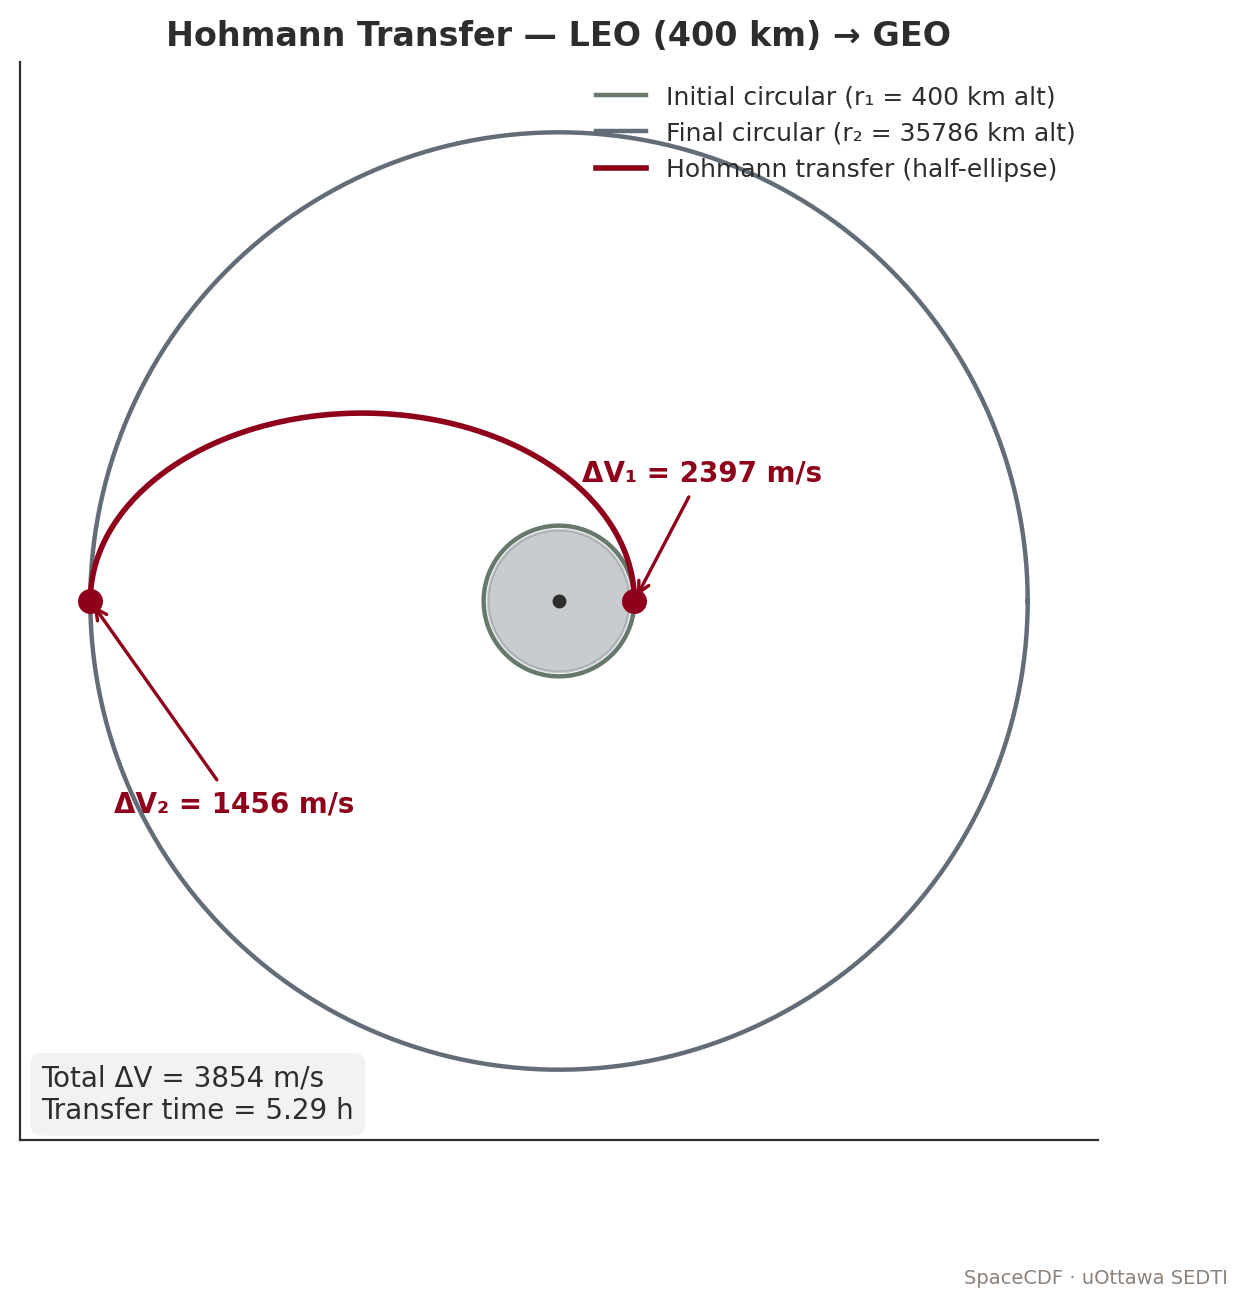

Recreate this plot in Python.
"""Sample figure: Hohmann transfer schematic with ΔV annotations."""
import numpy as np
import matplotlib.pyplot as plt
from uottawa_brand import apply_style, COLORS, add_footer

apply_style()

MU = 398_600.4418
RE = 6378.137
r1 = RE + 400      # initial circular (ISS-like)
r2 = RE + 35_786   # GEO

a_t = (r1 + r2) / 2
v1 = np.sqrt(MU / r1)
v2 = np.sqrt(MU / r2)
vp = np.sqrt(MU * (2 / r1 - 1 / a_t))
va = np.sqrt(MU * (2 / r2 - 1 / a_t))
dV1 = vp - v1
dV2 = v2 - va
dV_total = dV1 + dV2

theta = np.linspace(0, 2 * np.pi, 720)
# Initial orbit
x1, y1 = r1 * np.cos(theta), r1 * np.sin(theta)
# Final orbit
x2, y2 = r2 * np.cos(theta), r2 * np.sin(theta)
# Transfer ellipse: focus at origin, periapsis at +x, half-pi for sweep
e_t = (r2 - r1) / (r2 + r1)
nu = np.linspace(0, np.pi, 360)
r_t = a_t * (1 - e_t**2) / (1 + e_t * np.cos(nu))
xt, yt = r_t * np.cos(nu), r_t * np.sin(nu)

fig, ax = plt.subplots(figsize=(7.0, 7.0))
# Earth
earth = plt.Circle((0, 0), RE, color=COLORS["blue"], alpha=0.35, zorder=1)
ax.add_patch(earth)
ax.plot([0], [0], "o", color=COLORS["charcoal"], ms=4)

# Orbits
ax.plot(x1, y1, color=COLORS["green"], lw=1.6, label=f"Initial circular (r₁ = {r1-RE:.0f} km alt)")
ax.plot(x2, y2, color=COLORS["blue"], lw=1.6, label=f"Final circular (r₂ = {r2-RE:.0f} km alt)")
ax.plot(xt, yt, color=COLORS["garnet"], lw=2.0, label="Hohmann transfer (half-ellipse)")

# Burn 1 marker
ax.plot([r1], [0], "o", color=COLORS["garnet"], ms=8, zorder=5)
ax.annotate(f"ΔV₁ = {dV1*1000:.0f} m/s",
            (r1, 0), xytext=(r1 * 0.3, r1 * 1.6),
            fontsize=10, color=COLORS["garnet"], fontweight="bold",
            arrowprops=dict(arrowstyle="->", color=COLORS["garnet"], lw=1.2))

# Burn 2 marker
ax.plot([-r2], [0], "o", color=COLORS["garnet"], ms=8, zorder=5)
ax.annotate(f"ΔV₂ = {dV2*1000:.0f} m/s",
            (-r2, 0), xytext=(-r2 * 0.95, -r2 * 0.45),
            fontsize=10, color=COLORS["garnet"], fontweight="bold",
            arrowprops=dict(arrowstyle="->", color=COLORS["garnet"], lw=1.2))

# Total
ax.text(0.02, 0.02,
        f"Total ΔV = {dV_total*1000:.0f} m/s\nTransfer time = {np.pi*np.sqrt(a_t**3/MU)/3600:.2f} h",
        transform=ax.transAxes, fontsize=10, color=COLORS["charcoal"],
        bbox=dict(boxstyle="round,pad=0.4", fc=COLORS["polar"], ec="none"))

R_max = r2 * 1.15
ax.set_xlim(-R_max, R_max)
ax.set_ylim(-R_max, R_max)
ax.set_aspect("equal")
ax.set_xticks([])
ax.set_yticks([])
ax.set_title("Hohmann Transfer — LEO (400 km) → GEO")
ax.legend(loc="upper right", frameon=False, fontsize=9)

# Hide spines (already off via style)
add_footer(fig)
fig.savefig("/sessions/serene-eager-noether/mnt/docs/assets/figures/fig_hohmann.png")
print("OK hohmann")
